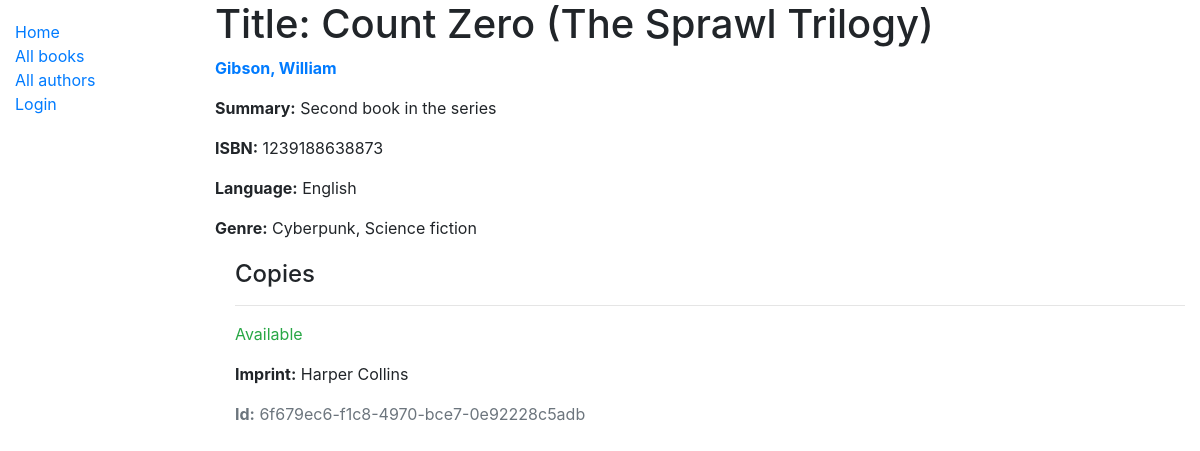
The app's page /catalog/book/4 with its own data.
### catalog/models.py (models this page shows, shortened)
class Book(models.Model):
    title = models.CharField(max_length=200)
    author = models.ForeignKey('Author', on_delete=models.SET_NULL, null=True)
    summary = models.TextField(max_length=1000, help_text="Enter a brief description of the book")
    isbn = models.CharField('ISBN', max_length=13,
                            help_text='13 Character <a href="https://www.isbn-international.org/content/what-isbn'
                                      '">ISBN number</a>')
    genre = models.ManyToManyField(Genre, help_text="Select a genre for this book")
    language = models.ForeignKey('Language', on_delete=models.SET_NULL, null=True)
    def display_genre(self):
        """Creates a string for the Genre. This is required to display genre in Admin."""
        return ', '.join([genre.name for genre in self.genre.all()[:3]])
    display_genre.short_description = 'Genre'

class Author(models.Model):
    first_name = models.CharField(max_length=100)
    last_name = models.CharField(max_length=100)
    date_of_birth = models.DateField(null=True, blank=True)
    date_of_death = models.DateField('died', null=True, blank=True)
    class Meta:
        ordering = ['last_name', 'first_name']
    def __str__(self):
        return '{0}, {1}'.format(self.last_name, self.first_name)

class Language(models.Model):
    name = models.CharField(
        max_length=200,
        help_text="Enter the book's natural language (e.g. English, French, Japanese etc.)"
        )
    def __str__(self):
        return self.name

class Genre(models.Model):
    name = models.CharField(
        max_length=200,
        help_text="Enter a book genre (e.g. Science Fiction, French Poetry etc.)"
        )
    def __str__(self):
        return self.name

class BookInstance(models.Model):
    id = models.UUIDField(primary_key=True, default=uuid.uuid4,
                          help_text="Unique ID for this particular book across whole library")
    book = models.ForeignKey('Book', on_delete=models.SET_NULL, null=True)
    imprint = models.CharField(max_length=200)
    due_back = models.DateField(null=True, blank=True)
    borrower = models.ForeignKey(User, on_delete=models.SET_NULL, null=True, blank=True)
    LOAN_STATUS = (
        ('d', 'Maintenance'),
        ('o', 'On loan'),
        ('a', 'Available'),
        ('r', 'Reserved'),
    )
    status = models.CharField(
        max_length=1,
        choices=LOAN_STATUS,
        blank=True,
        default='d',
        help_text='Book availability')
    class Meta:
        ordering = ['due_back']
        permissions = (("can_mark_returned", "Set book as returned"),)

### catalog/views.py (the view)
# urls.py: path('book/<int:pk>', views.BookDetailView.as_view(), name='book-detail'),
class BookDetailView(generic.DetailView):
    model = Book

### templates/catalog/book_detail.html (shortened to what this page needs)
{% extends "base_generic.html" %}
{% block content %}
  <h1>Title: {{ book.title }}</h1>
  <p><strong><a href="{% url 'author-detail' book.author.pk %}">{{ book.author }}</a></strong></p>
  <p><strong>Summary:</strong> {{ book.summary }}</p>
  <p><strong>ISBN:</strong> {{ book.isbn }}</p>
  <p><strong>Language:</strong> {{ book.language }}</p>
  <p><strong>Genre:</strong> {{ book.genre.all|join:", " }}</p>
  <div style="margin-left:20px;margin-top:20px">
    <h4>Copies</h4>
    {% for copy in book.bookinstance_set.all %}
      <hr>
      <p class="{% if copy.status == 'a' %}text-success{% elif copy.status == 'm' %}text-danger{% else %}text-warning{% endif %}">
        {{ copy.get_status_display }}
      </p>
      <p><strong>Imprint:</strong> {{ copy.imprint }}</p>
      <p class="text-muted"><strong>Id:</strong> {{ copy.id }}</p>
    {% endfor %}
  </div>
{% endblock %}

### records on screen
Book: title "Count Zero (The Sprawl Trilogy)", author "Gibson, William", summary "Second book in the series", isbn "1239188638873", language "English", genre.all "Cyberpunk, Science fiction"
BookInstance: status "Available", imprint "Harper Collins", id "6f679ec6-f1c8-4970-bce7-0e92228c5adb"
